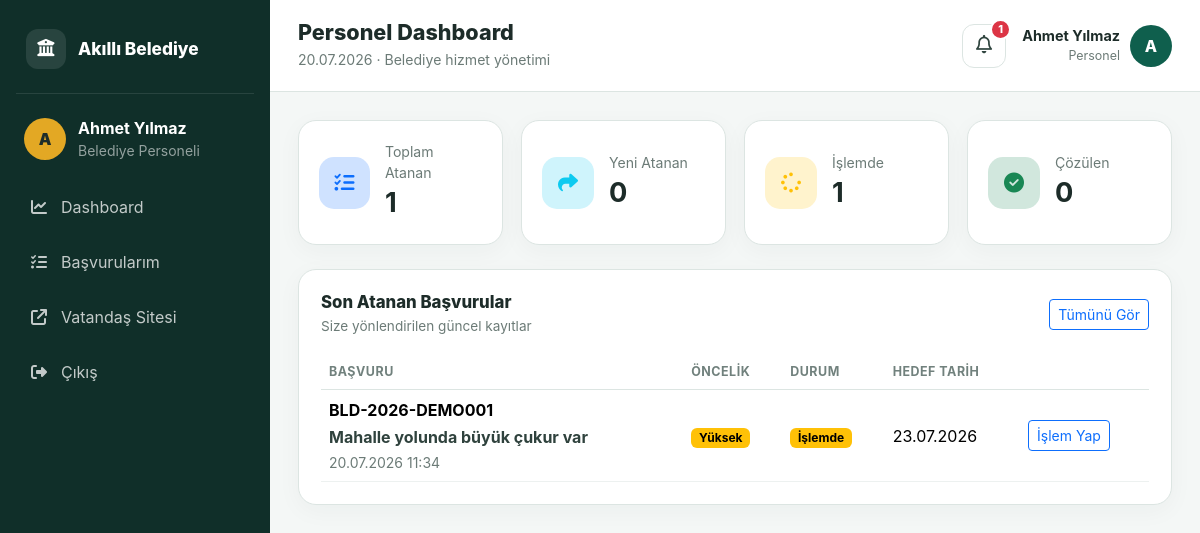
The app's page /personel/dashboard.php (signed in) with its own data.
### tables this page shows
CREATE TABLE complaints (
    id INT AUTO_INCREMENT PRIMARY KEY,
    tracking_code VARCHAR(30) NOT NULL UNIQUE,
    citizen_name VARCHAR(120) NOT NULL,
    phone VARCHAR(30) NOT NULL,
    email VARCHAR(150) NULL,
    type ENUM('Talep','Öneri','Şikâyet') NOT NULL,
    title VARCHAR(200) NOT NULL,
    description TEXT NOT NULL,
    address VARCHAR(255) NULL,
    district VARCHAR(120) NULL,
    attachment VARCHAR(255) NULL,
    department_id INT NULL,
    suggested_department_id INT NULL,
    assigned_user_id INT NULL,
    priority ENUM('Düşük','Normal','Yüksek','Acil') NOT NULL DEFAULT 'Normal',
    status ENUM('Yeni','İnceleniyor','Yönlendirildi','İşlemde','Çözüldü','Reddedildi') NOT NULL DEFAULT 'Yeni',
    due_date DATE NULL,
    resolution_note TEXT NULL,
    resolved_at DATETIME NULL,
    created_at TIMESTAMP DEFAULT CURRENT_TIMESTAMP,
    updated_at TIMESTAMP DEFAULT CURRENT_TIMESTAMP ON UPDATE CURRENT_TIMESTAMP,
    INDEX idx_status (status),
    INDEX idx_priority (priority),
    INDEX idx_department (department_id),
    INDEX idx_assigned (assigned_user_id),
    CONSTRAINT fk_complaint_department FOREIGN KEY (department_id) REFERENCES departments(id) ON DELETE SET NULL,
    CONSTRAINT fk_complaint_suggested FOREIGN KEY (suggested_department_id) REFERENCES departments(id) ON DELETE SET NULL,
    CONSTRAINT fk_complaint_user FOREIGN KEY (assigned_user_id) REFERENCES users(id) ON DELETE SET NULL
);

### includes/functions.php (called while the page is built, shortened)
<?php
function e(?string $value): string {
    return htmlspecialchars($value ?? '', ENT_QUOTES, 'UTF-8');
}
function status_badge(string $status): string {
    return match ($status) {
        'Yeni' => 'secondary',
        'İnceleniyor' => 'info',
        'Yönlendirildi' => 'primary',
        'İşlemde' => 'warning',
        'Çözüldü' => 'success',
        'Reddedildi' => 'danger',
        default => 'dark'
    };
}
function priority_badge(string $priority): string {
    return match ($priority) {
        'Acil' => 'danger',
        'Yüksek' => 'warning',
        'Düşük' => 'secondary',
        default => 'primary'
    };
}

### personel/dashboard.php (the view, shortened to what this page needs)
<?php
require_once '../config/db.php';
$user = current_user();
$stmt = $pdo->prepare("SELECT
    COUNT(*) total,
    SUM(status = 'Yönlendirildi') assigned,
    SUM(status = 'İşlemde') active,
    SUM(status = 'Çözüldü') resolved
    FROM complaints WHERE assigned_user_id = ?");
$stmt->execute([$user['id']]);
$stats = $stmt->fetch();
$recentStmt = $pdo->prepare('SELECT id, tracking_code, title, status, priority, due_date, created_at FROM complaints WHERE assigned_user_id = ? ORDER BY created_at DESC LIMIT 8');
$recentStmt->execute([$user['id']]);
$recent = $recentStmt->fetchAll();
require '../includes/panel_header.php';
?>
<div class="stat-grid">
    <div class="stat-card"><div class="stat-icon bg-primary-subtle text-primary"><i class="fa-solid fa-list-check"></i></div><div><span>Toplam Atanan</span><strong><?= (int)$stats['total'] ?></strong></div></div>
    <div class="stat-card"><div class="stat-icon bg-info-subtle text-info"><i class="fa-solid fa-share"></i></div><div><span>Yeni Atanan</span><strong><?= (int)$stats['assigned'] ?></strong></div></div>
    <div class="stat-card"><div class="stat-icon bg-warning-subtle text-warning"><i class="fa-solid fa-spinner"></i></div><div><span>İşlemde</span><strong><?= (int)$stats['active'] ?></strong></div></div>
    <div class="stat-card"><div class="stat-icon bg-success-subtle text-success"><i class="fa-solid fa-circle-check"></i></div><div><span>Çözülen</span><strong><?= (int)$stats['resolved'] ?></strong></div></div>
</div>
<div class="panel-card">
    <div class="panel-card-header"><div><h3>Son Atanan Başvurular</h3><p>Size yönlendirilen güncel kayıtlar</p></div><a href="basvurularim.php" class="btn btn-sm btn-outline-primary">Tümünü Gör</a></div>
    <div class="table-responsive">
        <table class="table align-middle">
            <thead><tr><th>Başvuru</th><th>Öncelik</th><th>Durum</th><th>Hedef Tarih</th><th></th></tr></thead>
            <tbody>
            <?php foreach ($recent as $item): ?>
                <tr>
                    <td><strong><?= e($item['tracking_code']) ?></strong><span class="table-title"><?= e($item['title']) ?></span><small><?= date('d.m.Y H:i', strtotime($item['created_at'])) ?></small></td>
                    <td><span class="badge text-bg-<?= priority_badge($item['priority']) ?>"><?= e($item['priority']) ?></span></td>
                    <td><span class="badge text-bg-<?= status_badge($item['status']) ?>"><?= e($item['status']) ?></span></td>
                    <td><?= $item['due_date'] ? date('d.m.Y', strtotime($item['due_date'])) : '-' ?></td>
                    <td><a href="basvuru_detay.php?id=<?= $item['id'] ?>" class="btn btn-sm btn-outline-primary">İşlem Yap</a></td>
                </tr>
            <?php endforeach; ?>
            </tbody>
        </table>
    </div>
</div>
<?php require '../includes/panel_footer.php'; ?>

### assets/css/style.css (style rules this page uses)
:root { --primary: #0f5f4d; --primary-dark: #0a4337; --accent: #e3a824; --bg: #f4f7f6; --text: #1d2c29; --muted: #6c7b77; --border: #dce5e2; --sidebar: #102f29; }
* { box-sizing: border-box }
body { margin: 0; font-family: Inter, Segoe UI, Arial, sans-serif; background: var(--bg); color: var(--text) }
a { text-decoration: none }
.stat-grid { display: grid; grid-template-columns: repeat(4, minmax(0, 1fr)); gap: 18px; margin-bottom: 24px }
.stat-card { background: #fff; border: 1px solid var(--border); border-radius: 18px; padding: 20px; display: flex; align-items: center; gap: 15px; box-shadow: 0 6px 24px rgba(15, 60, 49, .04) }
.stat-icon { width: 52px; height: 52px; border-radius: 15px; display: grid; place-items: center; font-size: 1.25rem }
.stat-card div:last-child { display: flex; flex-direction: column }
.stat-card span { color: var(--muted); font-size: .88rem }
.stat-card strong { font-size: 1.7rem }
.panel-card { background: #fff; border: 1px solid var(--border); border-radius: 18px; padding: 22px; box-shadow: 0 6px 24px rgba(15, 60, 49, .04) }
.panel-card-header { display: flex; justify-content: space-between; align-items: center; margin-bottom: 18px }
.panel-card-header h3 { font-size: 1.05rem; font-weight: 800; margin: 0 }
.panel-card-header p { font-size: .85rem; color: var(--muted); margin: 4px 0 0 }
.table { margin: 0 }
.table th { font-size: .78rem; text-transform: uppercase; letter-spacing: .04em; color: #71817d; border-bottom: 1px solid var(--border); white-space: nowrap }
.table td { vertical-align: middle; border-color: #edf1f0 }
.table td strong, .table td small, .table-title { display: block }
.table-title { font-weight: 650; color: #2f423d; margin-top: 3px }
.table td small { color: var(--muted); margin-top: 3px }

### records on screen
complaints: tracking_code "BLD-2026-DEMO001", title "Mahalle yolunda büyük çukur var", created_at "20.07.2026 11:34", priority "Yüksek", status "İşlemde", due_date "23.07.2026"

### other values on screen
mb_substr($user['full_name'], 0, 1) "A"
$user['full_name'] "Ahmet Yılmaz"
$pageTitle "Personel Dashboard"
$notificationCount "1"
$stats['total'] "1"
$stats['assigned'] "0"
$stats['active'] "1"
$stats['resolved'] "0"
